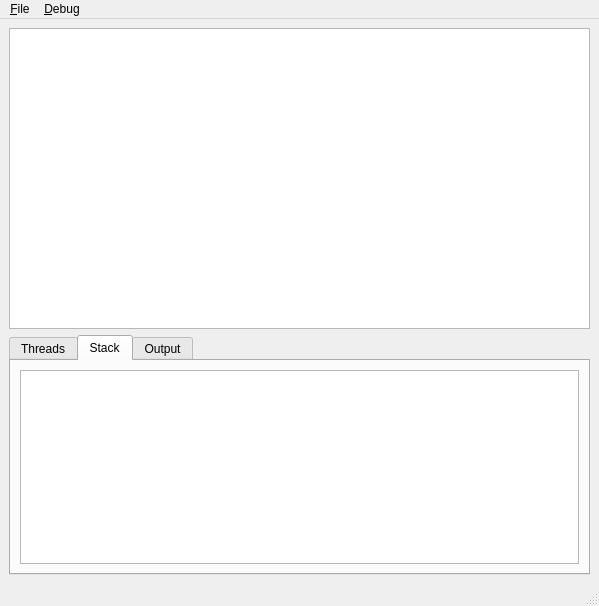
<ui version="4.0" >
 <class>MainWindow</class>
 <widget class="QMainWindow" name="MainWindow" >
  <property name="geometry" >
   <rect>
    <x>0</x>
    <y>0</y>
    <width>599</width>
    <height>606</height>
   </rect>
  </property>
  <property name="windowTitle" >
   <string>MainWindow</string>
  </property>
  <widget class="QWidget" name="centralwidget" >
   <layout class="QVBoxLayout" name="verticalLayout" >
    <item>
     <widget class="QPlainTextEdit" name="codeWindow" >
      <property name="sizePolicy" >
       <sizepolicy vsizetype="Expanding" hsizetype="Expanding" >
        <horstretch>0</horstretch>
        <verstretch>1</verstretch>
       </sizepolicy>
      </property>
      <property name="undoRedoEnabled" >
       <bool>false</bool>
      </property>
      <property name="lineWrapMode" >
       <enum>QPlainTextEdit::NoWrap</enum>
      </property>
      <property name="readOnly" >
       <bool>true</bool>
      </property>
      <property name="textInteractionFlags" >
       <set>Qt::NoTextInteraction</set>
      </property>
     </widget>
    </item>
    <item>
     <widget class="QTabWidget" name="tabWidget" >
      <property name="sizePolicy" >
       <sizepolicy vsizetype="Expanding" hsizetype="Expanding" >
        <horstretch>0</horstretch>
        <verstretch>0</verstretch>
       </sizepolicy>
      </property>
      <property name="currentIndex" >
       <number>1</number>
      </property>
      <widget class="QWidget" name="tab" >
       <attribute name="title" >
        <string>Threads</string>
       </attribute>
       <layout class="QHBoxLayout" name="horizontalLayout" >
        <item>
         <widget class="QListWidget" name="lstThreads" />
        </item>
       </layout>
      </widget>
      <widget class="QWidget" name="tab_2" >
       <attribute name="title" >
        <string>Stack</string>
       </attribute>
       <layout class="QHBoxLayout" name="horizontalLayout_2" >
        <item>
         <widget class="QListWidget" name="lstStack" />
        </item>
       </layout>
      </widget>
      <widget class="QWidget" name="tab_3" >
       <attribute name="title" >
        <string>Output</string>
       </attribute>
       <layout class="QHBoxLayout" name="horizontalLayout_3" >
        <item>
         <widget class="QPlainTextEdit" name="teOutput" />
        </item>
       </layout>
      </widget>
     </widget>
    </item>
   </layout>
  </widget>
  <widget class="QMenuBar" name="menubar" >
   <property name="geometry" >
    <rect>
     <x>0</x>
     <y>0</y>
     <width>599</width>
     <height>21</height>
    </rect>
   </property>
   <widget class="QMenu" name="menu_Debug" >
    <property name="title" >
     <string>&amp;Debug</string>
    </property>
    <addaction name="actionRun" />
    <addaction name="actionBreak" />
    <addaction name="actionStepOver" />
    <addaction name="actionStopDebugging" />
    <addaction name="actionStepInto" />
   </widget>
   <widget class="QMenu" name="menu_File" >
    <property name="title" >
     <string>&amp;File</string>
    </property>
    <addaction name="actionOpen" />
    <addaction name="actionClose" />
    <addaction name="separator" />
    <addaction name="actionExit" />
   </widget>
   <addaction name="menu_File" />
   <addaction name="menu_Debug" />
  </widget>
  <widget class="QStatusBar" name="statusbar" />
  <action name="actionOpen" >
   <property name="text" >
    <string>&amp;Open...</string>
   </property>
   <property name="shortcut" >
    <string>Ctrl+O</string>
   </property>
  </action>
  <action name="actionClose" >
   <property name="text" >
    <string>&amp;Close</string>
   </property>
  </action>
  <action name="actionExit" >
   <property name="text" >
    <string>E&amp;xit</string>
   </property>
  </action>
  <action name="actionRun" >
   <property name="text" >
    <string>&amp;Run</string>
   </property>
   <property name="shortcut" >
    <string>F5</string>
   </property>
  </action>
  <action name="actionBreak" >
   <property name="text" >
    <string>&amp;Break</string>
   </property>
  </action>
  <action name="actionStepOver" >
   <property name="text" >
    <string>Step over</string>
   </property>
   <property name="shortcut" >
    <string>F10</string>
   </property>
  </action>
  <action name="actionStepInto" >
   <property name="text" >
    <string>Step into</string>
   </property>
   <property name="shortcut" >
    <string>F11</string>
   </property>
  </action>
  <action name="actionStopDebugging" >
   <property name="text" >
    <string>Stop debugging</string>
   </property>
   <property name="shortcut" >
    <string>Shift+F5</string>
   </property>
  </action>
 </widget>
 <resources/>
 <connections/>
</ui>
